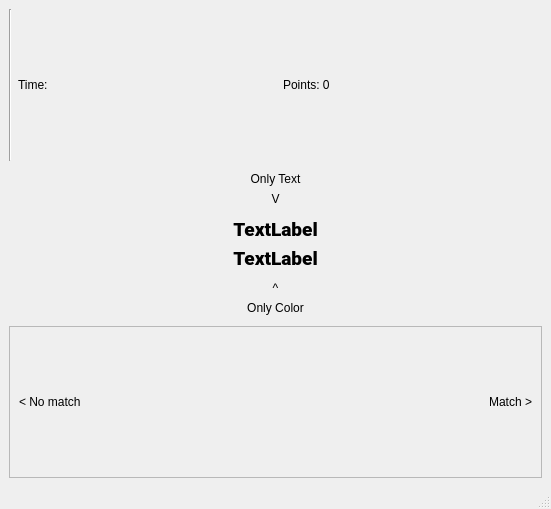
<?xml version="1.0" encoding="UTF-8"?>
<ui version="4.0">
 <class>MainWindow</class>
 <widget class="QMainWindow" name="MainWindow">
  <property name="geometry">
   <rect>
    <x>0</x>
    <y>0</y>
    <width>551</width>
    <height>509</height>
   </rect>
  </property>
  <property name="font">
   <font>
    <family>MS Shell Dlg 2</family>
   </font>
  </property>
  <property name="windowTitle">
   <string>MainWindow</string>
  </property>
  <property name="autoFillBackground">
   <bool>false</bool>
  </property>
  <widget class="QWidget" name="centralwidget">
   <layout class="QVBoxLayout" name="verticalLayout_2">
    <item>
     <layout class="QHBoxLayout" name="gameDetails">
      <item>
       <widget class="Line" name="line">
        <property name="orientation">
         <enum>Qt::Vertical</enum>
        </property>
       </widget>
      </item>
      <item>
       <widget class="QLabel" name="time">
        <property name="text">
         <string>Time:</string>
        </property>
       </widget>
      </item>
      <item>
       <widget class="QLabel" name="points">
        <property name="text">
         <string>Points: 0</string>
        </property>
       </widget>
      </item>
     </layout>
    </item>
    <item>
     <layout class="QVBoxLayout" name="verticalLayout">
      <item>
       <widget class="QLabel" name="description_label_5">
        <property name="text">
         <string>Only Text</string>
        </property>
        <property name="alignment">
         <set>Qt::AlignBottom|Qt::AlignHCenter</set>
        </property>
       </widget>
      </item>
      <item>
       <widget class="QLabel" name="description_label_3">
        <property name="text">
         <string>V</string>
        </property>
        <property name="alignment">
         <set>Qt::AlignHCenter|Qt::AlignTop</set>
        </property>
       </widget>
      </item>
      <item>
       <widget class="QLabel" name="onlText">
        <property name="sizePolicy">
         <sizepolicy hsizetype="Minimum" vsizetype="Minimum">
          <horstretch>0</horstretch>
          <verstretch>0</verstretch>
         </sizepolicy>
        </property>
        <property name="font">
         <font>
          <family>Roboto Black</family>
          <pointsize>14</pointsize>
          <weight>75</weight>
          <bold>true</bold>
         </font>
        </property>
        <property name="layoutDirection">
         <enum>Qt::LeftToRight</enum>
        </property>
        <property name="autoFillBackground">
         <bool>false</bool>
        </property>
        <property name="text">
         <string>TextLabel</string>
        </property>
        <property name="alignment">
         <set>Qt::AlignBottom|Qt::AlignHCenter</set>
        </property>
       </widget>
      </item>
      <item>
       <widget class="QLabel" name="onlyColor">
        <property name="sizePolicy">
         <sizepolicy hsizetype="Minimum" vsizetype="Minimum">
          <horstretch>0</horstretch>
          <verstretch>0</verstretch>
         </sizepolicy>
        </property>
        <property name="font">
         <font>
          <family>Roboto Black</family>
          <pointsize>14</pointsize>
          <weight>50</weight>
          <bold>false</bold>
         </font>
        </property>
        <property name="text">
         <string>TextLabel</string>
        </property>
        <property name="alignment">
         <set>Qt::AlignHCenter|Qt::AlignTop</set>
        </property>
       </widget>
      </item>
      <item>
       <widget class="QLabel" name="description_label_6">
        <property name="text">
         <string>^</string>
        </property>
        <property name="alignment">
         <set>Qt::AlignBottom|Qt::AlignHCenter</set>
        </property>
       </widget>
      </item>
      <item>
       <widget class="QLabel" name="description_label_4">
        <property name="text">
         <string>Only Color</string>
        </property>
        <property name="alignment">
         <set>Qt::AlignHCenter|Qt::AlignTop</set>
        </property>
       </widget>
      </item>
     </layout>
    </item>
    <item>
     <layout class="QHBoxLayout" name="horizontalLayout_2">
      <item>
       <widget class="QFrame" name="frame">
        <property name="frameShape">
         <enum>QFrame::StyledPanel</enum>
        </property>
        <property name="frameShadow">
         <enum>QFrame::Raised</enum>
        </property>
        <layout class="QHBoxLayout" name="horizontalLayout">
         <item>
          <widget class="QLabel" name="description_label_1">
           <property name="text">
            <string>&lt; No match</string>
           </property>
          </widget>
         </item>
         <item>
          <widget class="QLabel" name="description_label_2">
           <property name="text">
            <string>Match &gt;</string>
           </property>
           <property name="alignment">
            <set>Qt::AlignRight|Qt::AlignTrailing|Qt::AlignVCenter</set>
           </property>
          </widget>
         </item>
        </layout>
       </widget>
      </item>
     </layout>
    </item>
   </layout>
  </widget>
  <widget class="QMenuBar" name="menubar">
   <property name="geometry">
    <rect>
     <x>0</x>
     <y>0</y>
     <width>551</width>
     <height>21</height>
    </rect>
   </property>
  </widget>
  <widget class="QStatusBar" name="statusbar"/>
 </widget>
 <resources/>
 <connections/>
</ui>
